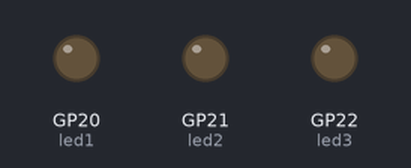
This program was run on a simulated Raspberry Pi Pico running MicroPython. Shown: output pins drawn as LEDs (lit = HIGH).

Above: at 1.0 s.
At 2.5 s:
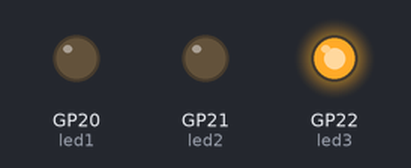
At 3.5 s:
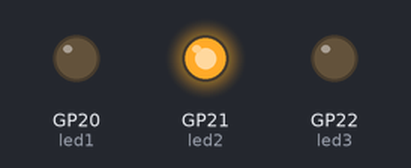
At 4.5 s:
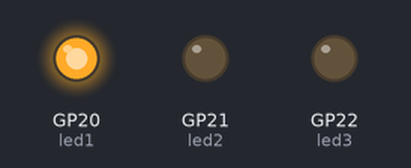
Timing chart, 0 to 5.2 s (numbered marks = the images above):
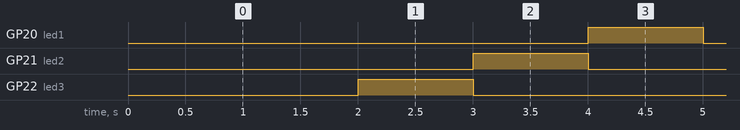

The program:

E1.1_vallin.py
```python
import machine, time

led1 = machine.Pin(20, machine.Pin.OUT)
led2 = machine.Pin(21, machine.Pin.OUT)
led3 = machine.Pin(22, machine.Pin.OUT)

def ledContr(b1, b2, b3):
    led1.value(b1)
    led2.value(b2)
    led3.value(b3)

#binary array
arr = [
    [0, 0, 0],
    [0, 0, 1],
    [0, 1, 0],
    [1, 0, 0]
    ]

while True:
    for b in arr:
        time.sleep(1)
        ledContr(b[0], b[1], b[2])
        
```

Measured:
- by itself, GP20 (led1), GP21 (led2), GP22 (led3): alternates HIGH for 1.0 s and LOW for 3.0 s
- by itself, everything shown: repeats every 4.0 s, in 4 steps
